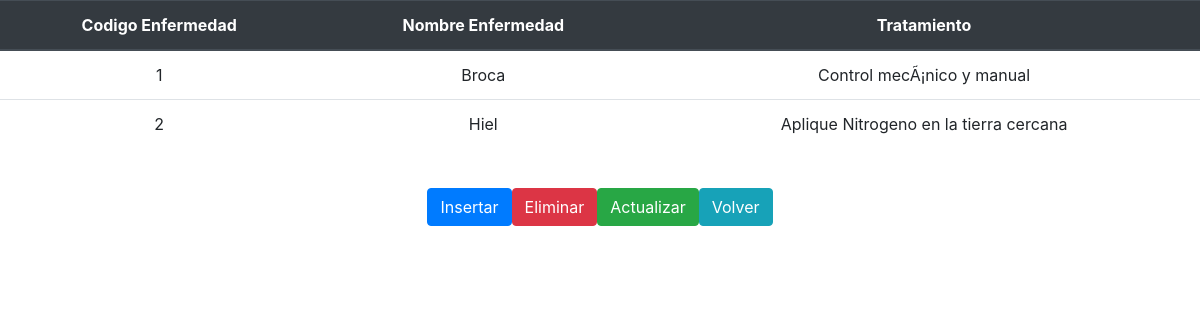
The page /Lista/lista_enfermedad.php on the database its author committed.
### tables this page shows
CREATE TABLE IF NOT EXISTS `enfermedad` (
  `codigo_enfermedad` int(11) NOT NULL AUTO_INCREMENT,
  `nombre_enfermedad` varchar(25) NOT NULL,
  `tratamiento` varchar(255) NOT NULL,
  `eliminar` int(11) NOT NULL DEFAULT '0',
  PRIMARY KEY (`codigo_enfermedad`)
);

### Lista/lista_enfermedad.php (the view, shortened to what this page needs)
<!DOCTYPE html>
<html>
	<head>
                <link rel="stylesheet" href="../css/bootstrap.min.css">
	</head>
	<body>
		<div>
                            <table align="center" class="table">
                                <thead class="thead-dark">
                                    <tr>
                                        <th class="thead-dark" scope="col"><center>Codigo Enfermedad</center></th>
                                        <th class="thead-dark" scope="col"><center>Nombre Enfermedad</center></th>
                                        <th class="thead-dark" scope="col"><center>Tratamiento</center></th>
                                    </tr>
                                    </thead>
					<?php
						require('../conexion.php');
						$query="SELECT * FROM enfermedad WHERE eliminar = 0 ORDER BY codigo_enfermedad";
						$resultado=mysqli_query($link,$query);
						while ($extraido= mysqli_fetch_array($resultado)) {
							echo "<tr align='center'><td>".$extraido['codigo_enfermedad']."</td>";
							echo "<td>".$extraido['nombre_enfermedad']."</td>";
							echo "<td>".$extraido['tratamiento']."</td></tr>";
						}
					?>
			</table>
            <center> <table align="center">
		<BR>
		<tr>
			<input class="btn btn-primary" type="button" name="insert" value="Insertar" onclick="window.location.href='../HTML/insertar_enfermedad.html'">
			<input class="btn btn-danger" type="button" name="delete" value="Eliminar" onclick="window.location.href='../Eliminar/eliminar_enfermedad.php'">
			<input class="btn btn-success" type="button" name="update" value="Actualizar" onclick="window.location.href='../Actualizar/actualizar_enfermedad.php'">
			<input class="btn btn-info" type="button" name="volver" value="Volver" onclick="window.location.href='../index.php'">
               </tr>
		</table>
                </center>
		</div>
	</body>
</html>

### rows shown on the page
enfermedad: codigo_enfermedad "1", nombre_enfermedad "Broca", tratamiento "Control mecÃ¡nico y manual"
enfermedad: codigo_enfermedad "2", nombre_enfermedad "Hiel", tratamiento "Aplique Nitrogeno en la tierra cercana"
